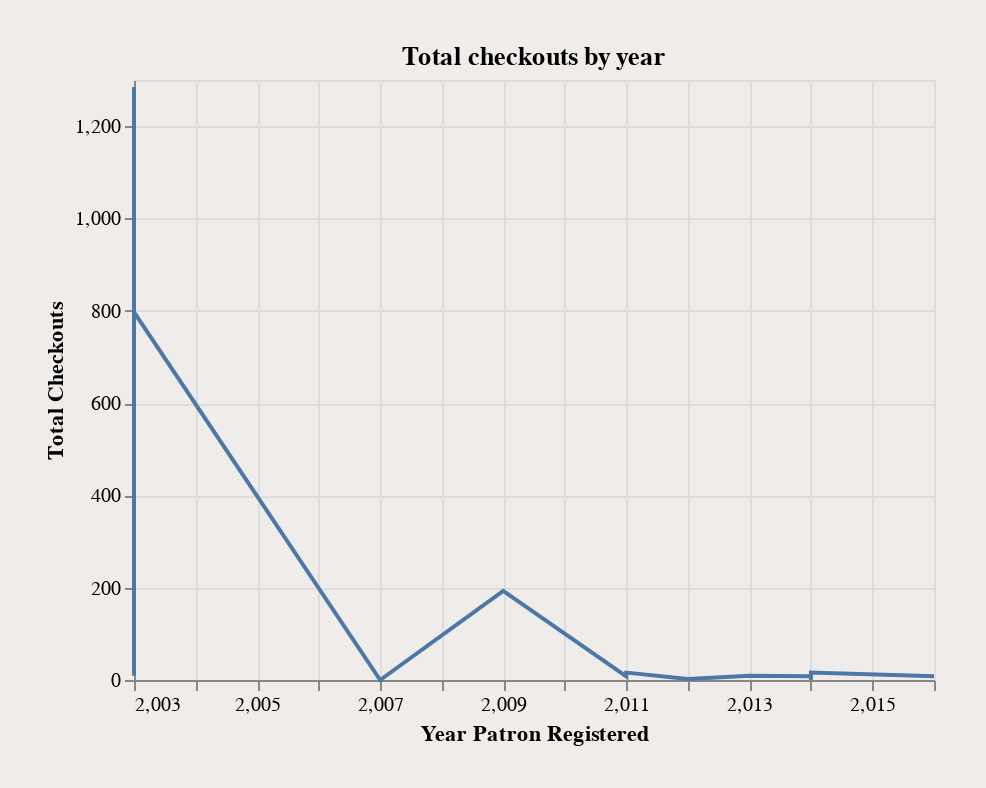

Notebook code cell kept with this figure:
### Code cell
dropdown = alt.binding_select(options = df['Home Library Definition'].unique())
select_country = alt.selection_single(empty = 'none', bind = dropdown, fields = ['Home Library Definition'], init={'Home Library Definition': 'Potrero'})

alt.Chart(df).mark_line().encode(
    x = alt.X(field = 'Year Patron Registered', type = 'quantitative'),
    y = alt.Y(field = 'Total Checkouts', type = 'quantitative'),
    detail = alt.Detail(field = 'Home Library Definition', type = 'nominal'),
    tooltip = alt.Tooltip(field = 'Home Library Definition', type = 'nominal')
).configure(**configure_style).properties(title=alt.TitleParams(text="Total checkouts by year")).add_selection(select_country).transform_filter(select_country)

### Figure 1 — Vega-Lite specification as saved in the notebook (floating-point values rounded to 4 significant figures; data arrays with more than 128 entries replaced by an {"elided": "..."} marker saying what was removed)
{"config": {"view": {"continuousWidth": 400, "continuousHeight": 300}, "background": "#EFECEA", "padding": 22}, "data": {"name": "data-7355d61804a44d0434b76c3f74e654a0"}, "mark": "line", "encoding": {"detail": {"type": "nominal", "field": "Home Library Definition"}, "tooltip": {"type": "nominal", "field": "Home Library Definition"}, "x": {"type": "quantitative", "field": "Year Patron Registered"}, "y": {"type": "quantitative", "field": "Total Checkouts"}}, "selection": {"selector006": {"type": "single", "empty": "none", "bind": {"input": "select", "options": ["Main Library", "Mission Bay", "Potrero", "Sunset", "Merced", "Noe Valley/Sally Brunn", "Excelsior", "Chinatown", "Richmond", "North Beach", "Presidio", "Mission", "Park", "Marina", "Parkside", "Eureka Valley/Harvey Milk Memorial", "Anza", "West Portal", "Ingleside", "Bernal Heights", "Portola", "Ortega", "Western Addition", "Unknown", "Ocean View", "Glen Park", "Visitacion Valley", "Bayview/Linda Brooks-Burton", "Golden Gate Valley", "Library on Wheels", "Children's Bookmobile"]}, "fields": ["Home Library Definition"], "init": {"Home Library Definition": "Potrero"}}}, "title": {"text": "Total checkouts by year"}, "transform": [{"filter": {"selection": "selector006"}}], "$schema": "https://vega.github.io/schema/vega-lite/v4.8.1.json", "datasets": {"data-7355d61804a44d0434b76c3f74e654a0": {"elided": "2000 records"}}}
